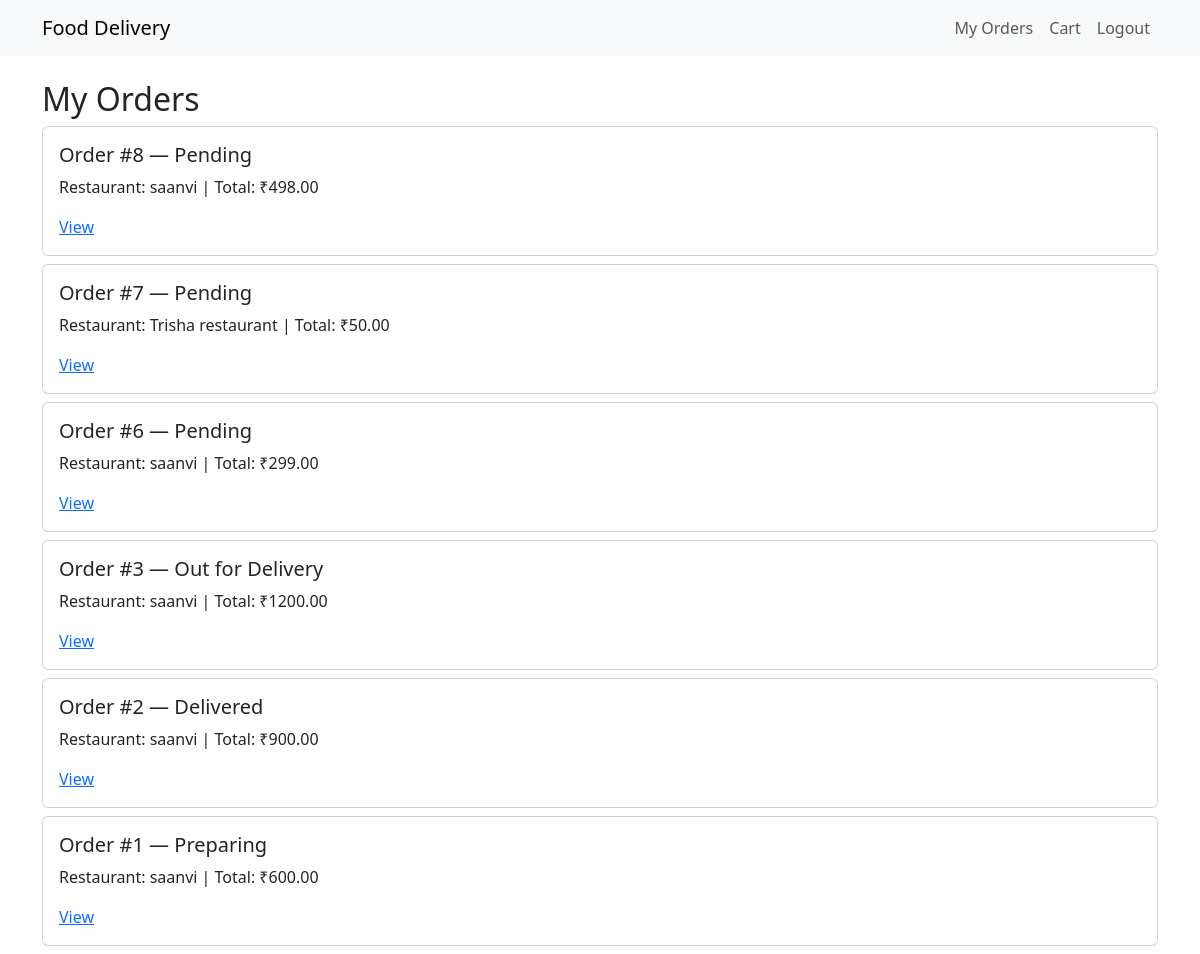
Screenshot of /orders/ (signed in) with the database file from the repository.
### food/models.py (models this page shows, shortened)
class Order(models.Model):
    STATUS_CHOICES = [
        ('PENDING', 'Pending'),
        ('PREPARING', 'Preparing'),
        ('OUT_FOR_DELIVERY', 'Out for Delivery'),
        ('DELIVERED', 'Delivered'),
        ('CANCELLED', 'Cancelled'),
    ]
    user = models.ForeignKey(User, on_delete=models.CASCADE, related_name='orders')
    restaurant = models.ForeignKey(Restaurant, on_delete=models.CASCADE, related_name='orders')
    address = models.TextField()
    total_price = models.DecimalField(max_digits=10, decimal_places=2, default=Decimal('0.00'))
    status = models.CharField(max_length=20, choices=STATUS_CHOICES, default='PENDING')
    created_at = models.DateTimeField(auto_now_add=True)
    updated_at = models.DateTimeField(auto_now=True)

class Restaurant(models.Model):
    owner = models.OneToOneField(User, on_delete=models.CASCADE, related_name='restaurant_profile')
    name = models.CharField(max_length=200)
    address = models.TextField(blank=True)
    phone = models.CharField(max_length=20, blank=True)
    created_at = models.DateTimeField(auto_now_add=True)

### food/views.py (the view)
# urls.py: path('orders/', views.my_orders, name='my_orders'),
@login_required
def my_orders(request):
    orders = request.user.orders.order_by('-created_at')
    return render(request, 'food/order_list.html', {'orders': orders})

### food/templates/food/order_list.html
{% extends 'food/base.html' %}
{% block content %}
<h2>My Orders</h2>
{% for o in orders %}
<div class="card mb-2">
  <div class="card-body">
    <h5>Order #{{ o.id }} — {{ o.get_status_display }}</h5>
    <p>Restaurant: {{ o.restaurant.name }} | Total: ₹{{ o.total_price }}</p>
    <a href="{% url 'order_detail' o.id %}">View</a>
  </div>
</div>
{% empty %}
<p>No orders yet.</p>
{% endfor %}
{% endblock %}

### rows the page displays
Order: id "8", status "Pending", restaurant.name "saanvi", total_price "498.00"
Order: id "7", status "Pending", restaurant.name "Trisha restaurant", total_price "50.00"
Order: id "6", status "Pending", restaurant.name "saanvi", total_price "299.00"
Order: id "3", status "Out for Delivery", restaurant.name "saanvi", total_price "1200.00"
Order: id "2", status "Delivered", restaurant.name "saanvi", total_price "900.00"
Order: id "1", status "Preparing", restaurant.name "saanvi", total_price "600.00"
